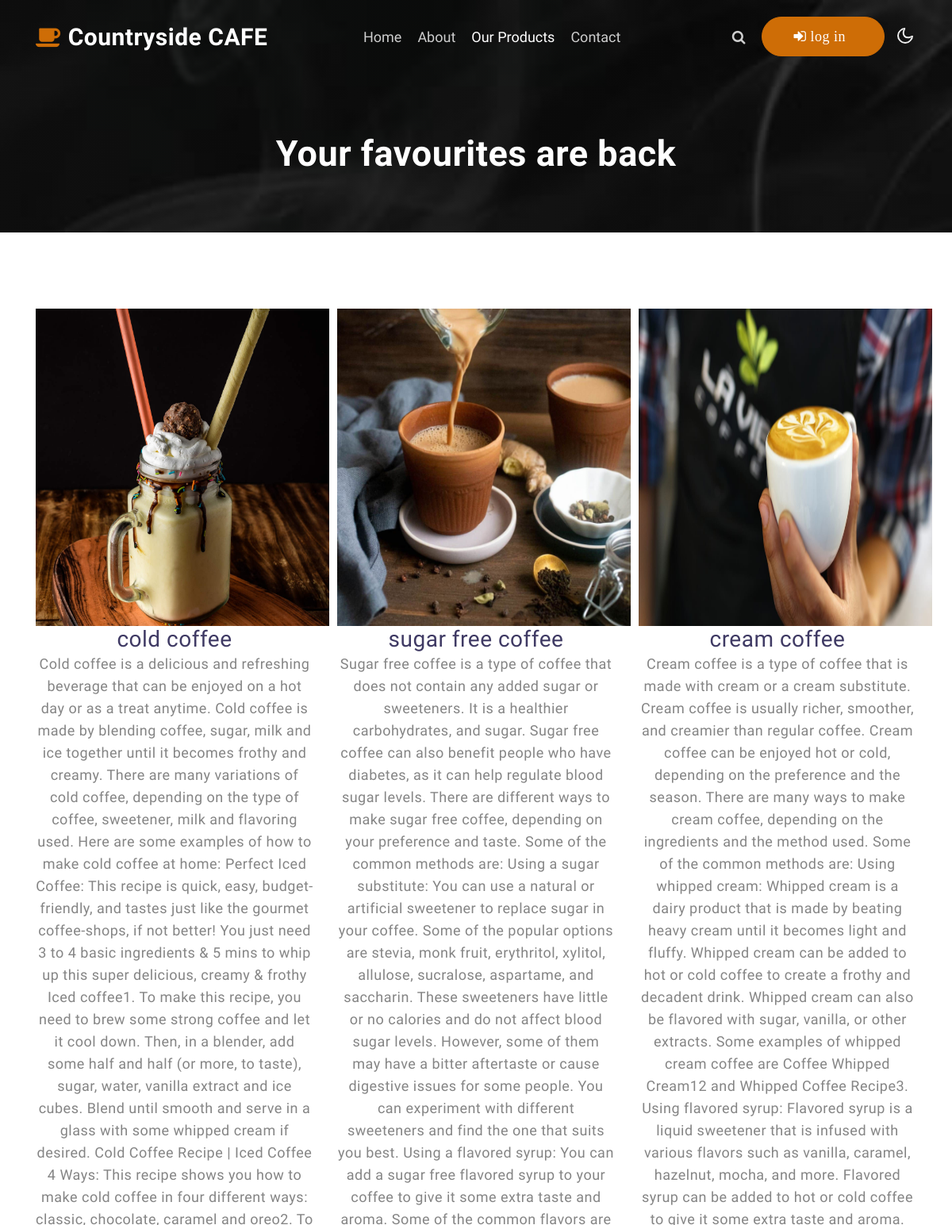
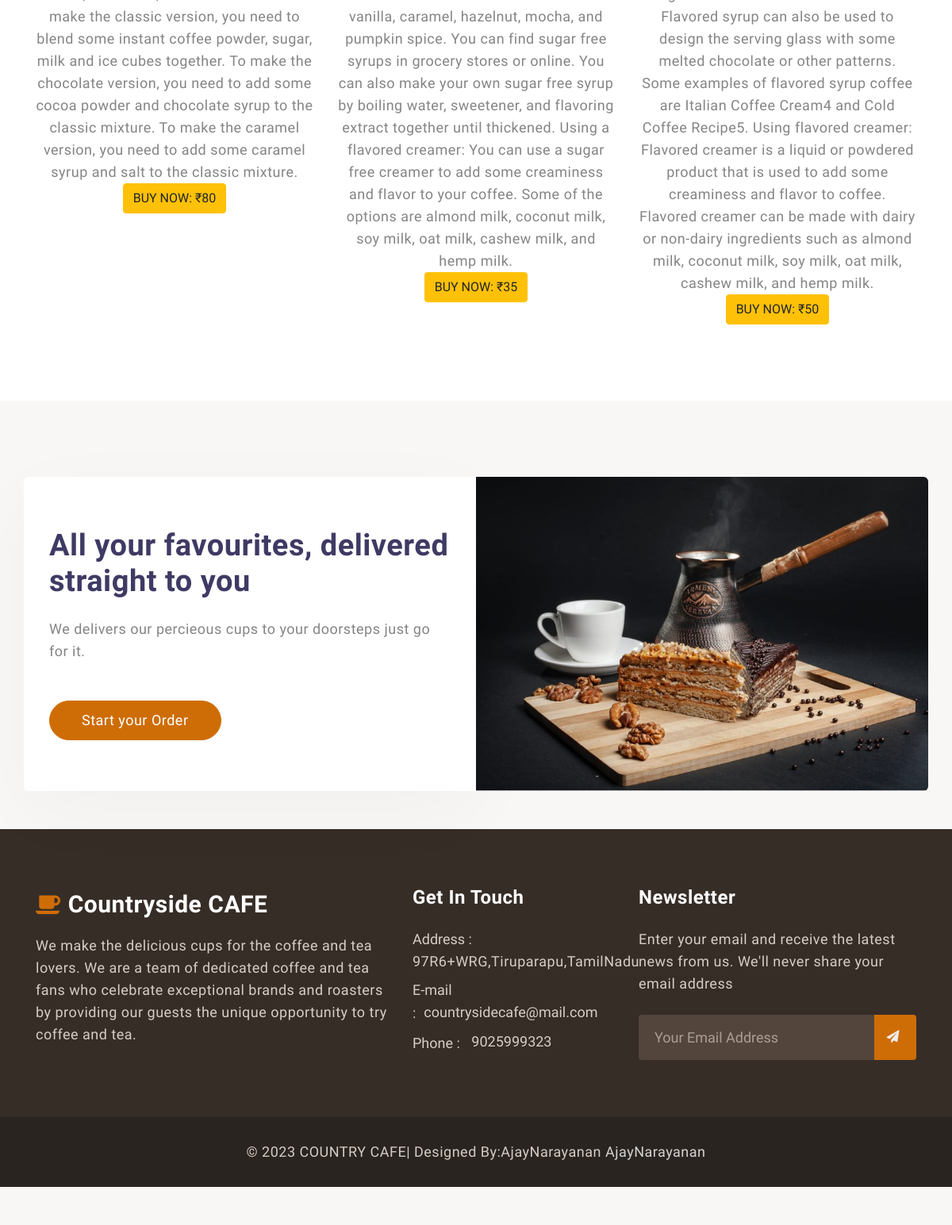
/services.php, run on the app's committed database (2 pictures, top to bottom).
### tables this page shows
CREATE TABLE `tb_addcoffee` (
  `id` int(11) NOT NULL,
  `coffeename` varchar(50) NOT NULL,
  `discription` mediumtext NOT NULL,
  `coffeeimage` varchar(500) NOT NULL,
  `price` varchar(1000) NOT NULL,
  `discount` varchar(100) NOT NULL
);

### services.php (the view, shortened to what this page needs)
<!doctype html>
<html lang="en">
  <head>
    <link rel="stylesheet" href="assets/css/style-starter.css">
  </head>
  <body>
<header id="site-header" class="fixed-top">
  <div class="container">
      <nav class="navbar navbar-expand-lg stroke px-0 pt-lg-0">
          <h1> <a class="navbar-brand" href="index.html">
                  <span class="fa fa-coffee"></span> Countryside CAFE
              </a></h1>
          <div class="collapse navbar-collapse" id="navbarTogglerDemo02">
              <ul class="navbar-nav mx-lg-auto">
                  <li class="nav-item @@home__active">
                      <a class="nav-link" href="index.php">Home <span class="sr-only">(current)</span></a>
                  </li>
                  <li class="nav-item @@about__active">
                      <a class="nav-link" href="about.php">About</a>
                  </li>
                  <li class="nav-item active">
                      <a class="nav-link" href="services.php">Our products</a>
                  </li>
                  <li class="nav-item @@contact__active">
                      <a class="nav-link" href="contact.php">Contact</a>
                  </li>
              </ul>
              <div class="search-right">
                  <a href="#search" title="search"><span class="fa fa-search" aria-hidden="true"></span></a>
              </div>
              <?php
 if (isset($_SESSION['aaa'])) {
 ?>
   <div class="top-quote mr-lg-3 mt-lg-0">
               <a href="customerlogout.php" class="btn btn-style btn-primary"><span class="fa fa-sign-in mr-2"> log out</span></a>
              </div>
 <?php
 } else {
   ?>
   <div class="top-quote mr-lg-3 mt-lg-0">
                  <a href="customerlogin.php" class="btn btn-style btn-primary"><span class="fa fa-sign-in mr-2"> log in</span></a>
              </div>
   <?php
 }?>
          </div>
          <div class="mobile-position">
              <nav class="navigation">
                  <div class="theme-switch-wrapper">
                      <label class="theme-switch" for="checkbox">
                          <div class="mode-container">
                              <i class="gg-moon"></i>
                          </div>
                      </label>
                  </div>
              </nav>
          </div>
      </nav>
  </div>
</header>
<section class="w3l-about-breadcrumb">
    <div class="breadcrumb-bg breadcrumb-bg-about py-5">
        <div class="container py-lg-4 py-md-3">
            <h2 class="title">Your favourites are back</h2>
        </div>
    </div>
</section>
 <div class="features py-5">
  <div class="container py-lg-5 py-md-4 py-2">
    <div class="fea-gd-vv text-center row">
		<?php
										   require("connection.php");
										   $res=$con->query("select*from tb_addcoffee");
										   $count=$res->num_rows;
					if($count>0)
										   {
											while($row=$res->fetch_assoc())
										   {
											   ?>
                <div class="float-top col-lg-4 col-md-6">
                    <a href="#url"><img src="<?php echo "admin/images/".$row["coffeeimage"];?>" height="400px" width="370px"></a>
                    <div class="float-lt feature-gd" >
                        <h3><?php echo$row["coffeename"];?></h3>
                        <p><?php echo$row["discription"];?></p>
					<a href="order.php?id=<?php echo $row["id"];?>"> <button type = "button" class = "btn btn-warning">BUY NOW: ₹<?php echo$row["price"];?></button></a>
                    </div>
                </div>
                 <?php
										   }
										   }
										   else
										   {
										   echo"no response";
										   }
										   ?>
            </div>
        </div>
    </div>
<section class="w3l-specification-6 py-5">
    <div class="specification-6-mian py-lg-5 py-md-4">
        <div class="container">
            <div class="align-counter-6-inf-cols row">
                <div class="counter-6-inf-right1 col-lg-6">
                    <h3 class="title-big">All your favourites, delivered straight to you</h3>
                    <p class="mt-4">We delivers our percieous cups to your doorsteps just go for it.</p>
                    <a class="btn btn-style btn-primary mt-sm-5 mt-4" href="#order"> Start your Order</a>
                </div>
                <div class="counter-6-inf-left1 col-lg-6">
                </div>
            </div>
        </div>
    </div>
<section class="w3l-footer-29-main">
  <div class="footer-29 py-5">
    <div class="container py-lg-4 py-sm-3">
      <div class="row footer-top-29">
        <div class="col-lg-5 footer-list-29 footer-1">
          <h2><a href="index.html" class=""><span class="fa fa-coffee"></span> Countryside CAFE</a></h2>
          <p>We make the delicious cups for the coffee and tea lovers. We are a team of dedicated coffee and tea fans who celebrate
            exceptional brands and roasters by providing our guests the unique opportunity to try coffee and tea.
          </p>
        </div>
        <div class="col-lg-3 col-md-6 footer-list-29 footer-3 mt-lg-0 mt-5">
          <h6 class="footer-title-29">Get in Touch</h6>
          <div class="column2">
            <div class="mb-2">
              <span>Address :</span>
              <p class="contact-para d-inline">97R6+WRG,Tiruparapu,TamilNadu</p>
            </div>
            <div class="">
              <span>E-mail :</span><a href="mailto:countrysidecafe@mail.com">countrysidecafe@mail.com</a>
            </div>
            <div class="mt-2">
              <span>Phone :</span><a href="tel: 9025999323"> 9025999323</a>
            </div>
          </div>
        </div>
        <div class="col-lg-4 col-md-6 footer-list-29 footer-4 mt-lg-0 mt-5">
          <h6 class="footer-title-29">Newsletter </h6>
          <p>Enter your email and receive the latest news from us. We'll never share your email address</p>
          <form action="#" class="subscribe" method="post">
            <input type="email" name="email" placeholder="Your Email Address" required="">
            <button><span class="fa fa-paper-plane"></span></button>
          </form>
        </div>
      </div>
    </div>
  </div>
  <div class="bottom-copies text-center">
    <div class="container">
      <p class="copy-footer-29">© 2023 COUNTRY CAFE| Designed By:AjayNarayanan <a
          href="https://www.facebook.com/profile.php?id=100058140710318">AjayNarayanan</a></p>
    </div>
  </div>
</section>
</body>
</html>

### data on the page
tb_addcoffee: coffeeimage (picture), coffeename "cold coffee", discription "Cold coffee is a delicious and refreshing beverage that can be enjoyed on a hot day or as a treat anytime. Cold coffee is made by blending coffee, sugar, milk and ice together until it becomes frothy and creamy. There are many variations of cold coffee, depending on the type of coffee, sweetener, milk and flavoring used. Here are some examples of how to make cold coffee at home: Perfect Iced Coffee: This recipe is quick, easy, budget-friendly, and tastes just like the gourmet coffee-shops, if not better! You just need 3 to 4 basic ingredients & 5 mins to whip up this super delicious, creamy & frothy Iced coffee1. To make this recipe, you need to brew some strong coffee and let it cool down.…", price "80"
tb_addcoffee: coffeeimage (picture), coffeename "sugar free coffee", discription "Sugar free coffee is a type of coffee that does not contain any added sugar or sweeteners. It is a healthier carbohydrates, and sugar. Sugar free coffee can also benefit people who have diabetes, as it can help regulate blood sugar levels. There are different ways to make sugar free coffee, depending on your preference and taste. Some of the common methods are: Using a sugar substitute: You can use a natural or artificial sweetener to replace sugar in your coffee. Some of the popular options are stevia, monk fruit, erythritol, xylitol, allulose, sucralose, aspartame, and saccharin. These sweeteners have little or no calories and do not affect blood sugar levels. However, some of them may…", price "35"
tb_addcoffee: coffeeimage (picture), coffeename "cream coffee", discription "Cream coffee is a type of coffee that is made with cream or a cream substitute. Cream coffee is usually richer, smoother, and creamier than regular coffee. Cream coffee can be enjoyed hot or cold, depending on the preference and the season. There are many ways to make cream coffee, depending on the ingredients and the method used. Some of the common methods are: Using whipped cream: Whipped cream is a dairy product that is made by beating heavy cream until it becomes light and fluffy. Whipped cream can be added to hot or cold coffee to create a frothy and decadent drink. Whipped cream can also be flavored with sugar, vanilla, or other extracts. Some examples of whipped cream coffee are…", price "50"
